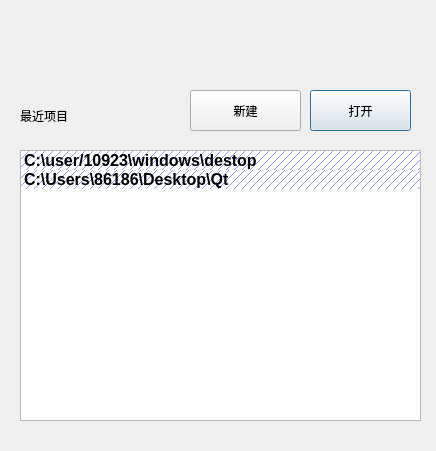
<?xml version="1.0" encoding="UTF-8"?>
<ui version="4.0">
 <class>StartDialog</class>
 <widget class="QDialog" name="StartDialog">
  <property name="geometry">
   <rect>
    <x>0</x>
    <y>0</y>
    <width>436</width>
    <height>451</height>
   </rect>
  </property>
  <property name="windowTitle">
   <string>VisualVers</string>
  </property>
  <widget class="QLabel" name="label">
   <property name="geometry">
    <rect>
     <x>20</x>
     <y>10</y>
     <width>360</width>
     <height>80</height>
    </rect>
   </property>
   <property name="font">
    <font>
     <pointsize>30</pointsize>
    </font>
   </property>
   <property name="text">
    <string/>
   </property>
   <property name="pixmap">
    <pixmap resource="resource.qrc">:/images/img/title.png</pixmap>
   </property>
  </widget>
  <widget class="QListWidget" name="listWidget">
   <property name="geometry">
    <rect>
     <x>20</x>
     <y>150</y>
     <width>401</width>
     <height>271</height>
    </rect>
   </property>
   <property name="spacing">
    <number>5</number>
   </property>
   <item>
    <property name="text">
     <string>C:\user/10923\windows\destop</string>
    </property>
    <property name="font">
     <font>
      <pointsize>12</pointsize>
      <weight>75</weight>
      <bold>true</bold>
     </font>
    </property>
    <property name="background">
     <brush brushstyle="BDiagPattern">
      <color alpha="255">
       <red>134</red>
       <green>152</green>
       <blue>255</blue>
      </color>
     </brush>
    </property>
   </item>
   <item>
    <property name="text">
     <string>C:\Users\86186\Desktop\Qt</string>
    </property>
    <property name="font">
     <font>
      <pointsize>12</pointsize>
      <weight>75</weight>
      <bold>true</bold>
     </font>
    </property>
    <property name="background">
     <brush brushstyle="BDiagPattern">
      <color alpha="255">
       <red>134</red>
       <green>152</green>
       <blue>255</blue>
      </color>
     </brush>
    </property>
   </item>
  </widget>
  <widget class="QPushButton" name="openButton">
   <property name="geometry">
    <rect>
     <x>310</x>
     <y>90</y>
     <width>101</width>
     <height>41</height>
    </rect>
   </property>
   <property name="text">
    <string>打开</string>
   </property>
  </widget>
  <widget class="QPushButton" name="newButton">
   <property name="geometry">
    <rect>
     <x>190</x>
     <y>90</y>
     <width>111</width>
     <height>41</height>
    </rect>
   </property>
   <property name="text">
    <string>新建</string>
   </property>
  </widget>
  <widget class="QLabel" name="label_2">
   <property name="geometry">
    <rect>
     <x>20</x>
     <y>100</y>
     <width>101</width>
     <height>31</height>
    </rect>
   </property>
   <property name="text">
    <string>最近项目</string>
   </property>
  </widget>
 </widget>
 <resources>
  <include location="resource.qrc"/>
 </resources>
 <connections/>
</ui>
